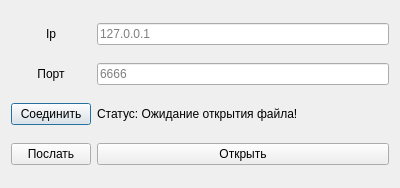
<?xml version="1.0" encoding="UTF-8"?>
<ui version="4.0">
 <class>Client</class>
 <widget class="QDialog" name="Client">
  <property name="geometry">
   <rect>
    <x>0</x>
    <y>0</y>
    <width>400</width>
    <height>188</height>
   </rect>
  </property>
  <property name="windowTitle">
   <string>Client</string>
  </property>
  <layout class="QGridLayout" name="gridLayout">
   <item row="1" column="0">
    <widget class="QLabel" name="label_2">
     <property name="text">
      <string>Порт</string>
     </property>
     <property name="alignment">
      <set>Qt::AlignCenter</set>
     </property>
    </widget>
   </item>
   <item row="2" column="0">
    <layout class="QHBoxLayout" name="horizontalLayout">
     <item>
      <widget class="QPushButton" name="connectButton">
       <property name="text">
        <string>Соединить</string>
       </property>
      </widget>
     </item>
    </layout>
   </item>
   <item row="0" column="0">
    <layout class="QHBoxLayout" name="horizontalLayout_2">
     <item>
      <widget class="QLabel" name="label">
       <property name="text">
        <string>Ip</string>
       </property>
       <property name="alignment">
        <set>Qt::AlignCenter</set>
       </property>
      </widget>
     </item>
    </layout>
   </item>
   <item row="0" column="1">
    <layout class="QVBoxLayout" name="verticalLayout">
     <item>
      <widget class="QLineEdit" name="hostLineEdit">
       <property name="placeholderText">
        <string>127.0.0.1</string>
       </property>
      </widget>
     </item>
    </layout>
   </item>
   <item row="1" column="1">
    <widget class="QLineEdit" name="portLineEdit">
     <property name="placeholderText">
      <string>6666</string>
     </property>
    </widget>
   </item>
   <item row="3" column="1">
    <widget class="QPushButton" name="openButton">
     <property name="text">
      <string>Открыть</string>
     </property>
    </widget>
   </item>
   <item row="3" column="0">
    <widget class="QPushButton" name="sendButton">
     <property name="text">
      <string>Послать</string>
     </property>
    </widget>
   </item>
   <item row="2" column="1">
    <widget class="QLabel" name="clientStatusLabel">
     <property name="text">
      <string>Статус: Ожидание открытия файла!</string>
     </property>
    </widget>
   </item>
  </layout>
 </widget>
 <layoutdefault spacing="6" margin="11"/>
 <resources/>
 <connections/>
</ui>
